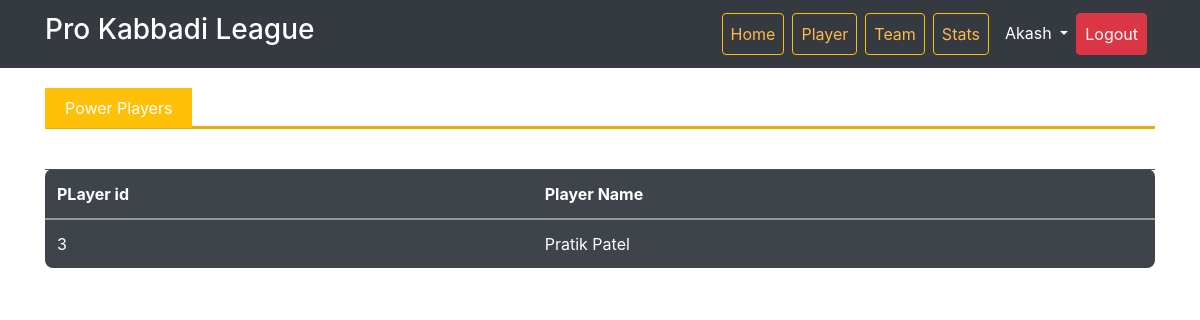
/PHP/store.php (signed in), run on the app's committed database.
### tables this page shows
CREATE TABLE `register` (
  `name` varchar(100) NOT NULL,
  `user` varchar(100) NOT NULL,
  `city` varchar(100) NOT NULL,
  `dob` date NOT NULL,
  `password` varchar(100) NOT NULL
);

CREATE TABLE `stats` (
  `id` int(2) NOT NULL,
  `mat_played` int(5) NOT NULL,
  `not_out` int(5) NOT NULL,
  `pos` int(5) NOT NULL,
  `tot_point` int(5) NOT NULL,
  `pname` varchar(20) NOT NULL
);

CREATE TABLE `player` (
  `id` int(3) NOT NULL,
  `name` varchar(20) NOT NULL,
  `age` int(2) NOT NULL,
  `team_name` varchar(20) NOT NULL,
  `type` varchar(10) NOT NULL
);

### PHP/store.php (the view, shortened to what this page needs)
<!DOCTYPE html>
<html lang="en">
<head>
  <link rel="stylesheet" href="css/bootstrap.css">
  <link rel="stylesheet" href="ms2.css">
  <link rel="stylesheet" href="https://stackpath.bootstrapcdn.com/bootstrap/4.3.1/css/bootstrap.min.css">
</head>
<body data-spy="scroll" data-target=".navbar">
<div id="Header">
<nav class="navbar navbar-expand-sm navbar-dark bg-dark fixed-top">
  <div class="container">
 <span class="navbar-brand"><h3>Pro Kabbadi League</h3></span>
 <div class="collapse navbar-collapse" id="navbar">
   <ul class="navbar-nav ml-auto">
     <li class="nav-item mr-2"><a href="login.php" name="About" class="nav-link btn btn-outline-warning">Home</a></li>
     <li class="nav-item mr-2"><a href="player.php" class="nav-link btn btn-outline-warning">Player</a></li>
     <li class="nav-item mr-2"><a href="team.php" class="nav-link btn btn-outline-warning">Team</a></li>
     <li class="nav-item mr-2"><a href="#" class="nav-link btn btn-outline-warning">Stats</a></li>
      <?php
      $connection = mysqli_connect("localhost","root","","kabaddi");
      $entry_database = "register";
       $y=$_SESSION['uid1'];
      $query="SELECT * FROM $entry_database where user='$y';";
      $query_run=mysqli_query($connection,$query);
      while($row=mysqli_fetch_assoc($query_run)) {
        ?>
        <li class="nav-item dropdown">
        <a class="nav-link dropdown-toggle text-white" href="#" id="navbarDropdown" role="button" data-toggle="dropdown" aria-haspopup="true" aria-expanded="false">
          <?php echo $row['name'];?>
        </a>
         <?php
       }
         ?>
         </li>
      <li class="nav-item mr-2"><a href="log.php" class="nav-link btn btn-danger text-white">Logout</a></li>
   </ul>
 </div>
  </div>
</nav>
</div>
<br><br>
<div id="Experience">
<div class="container mt-5">
<span class="bg-warning text-white">Power Players</span><hr class="bg-warning"><br>
<div class="row">
  <div class="container cv">
    <table class="table table-dark table-striped">
    <thead-light>
      <tr>
        <th scope="col">PLayer id</th>
        <th scope="col">Player Name</th>
      </tr>
    <tbody>
      <?php
      $connection = mysqli_connect("localhost","root","","kabaddi");
      $query="CALL getproc();";
      $query_run=mysqli_query($connection,$query);
      while($row=mysqli_fetch_assoc($query_run)) {
        ?>
      <tr>
        <td><?php echo $row['p1'];?></td>
        <td><?php echo $row['p2'];?></td>
        <?php
       }
       ?>
      </tr>
    </tbody>
  </table>
  </div></div>
</div>
</html>

### CSS/ms2.css (style rules this page uses)
#Header a { color: #ffb84d; }
#Experience span { padding: 10px 20px 10px 20px; }
#Experience hr { border-width: 3px; margin-top: 6px; }
table { border-radius: 8px; }

### data on the page
register: name "Akash"
stats: id "3", id.name "Pratik Patel"
